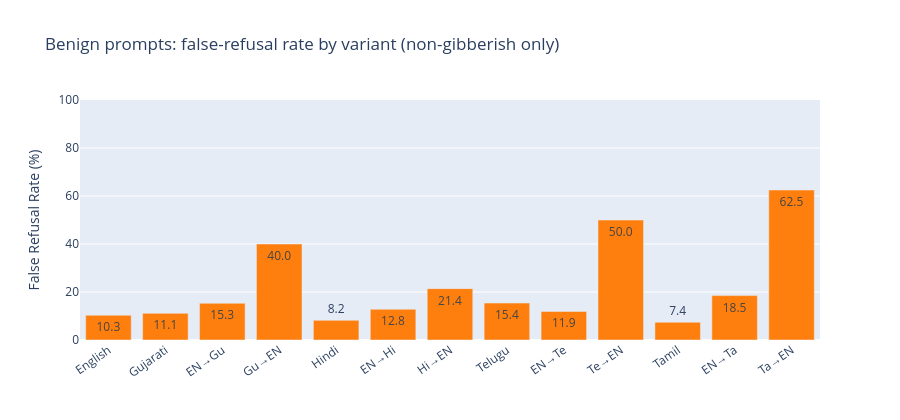

The cell this chart's notebook holds for it:
### Markdown cell above
### Benign Prompts — False Refusal Rate by Variant

### Code cell
benign_clean = df_clean[df_clean["prompt_type"] == "benign"].copy()

fr_rate = (
    benign_clean.groupby("variant")["false_refusal"]
    .mean()
    .reindex(VARIANT_ORDER)
    .mul(100)
    .round(1)
)
fr_rate.index = fr_rate.index.map(VARIANT_LABELS)

print(
    "Benign prompts, non-gibberish only: higher false-refusal rate means a larger usability "
    "cost associated with the same transliteration pattern."
)

display(fr_rate.to_frame("false_refusal_rate_%"))

fig = px.bar(
    x=fr_rate.index,
    y=fr_rate.values,
    labels={"x": "", "y": "False Refusal Rate (%)"},
    title="Benign prompts: false-refusal rate by variant (non-gibberish only)",
    text_auto=".1f",
    color_discrete_sequence=["#ff7f0e"],
)
fig.update_layout(height=420, xaxis_tickangle=-35, yaxis_range=[0, 100])
fig.show()

### Figure 1 — Plotly figure (JSON) as saved in the notebook; plotly's stock layout.template omitted (floating-point values rounded to 4 significant figures)
{"data": [{"hovertemplate": "=%{x}<br>False Refusal Rate (%)=%{y}<extra></extra>", "legendgroup": "", "marker": {"color": "#ff7f0e", "pattern": {"shape": ""}}, "name": "", "orientation": "v", "showlegend": false, "textposition": "auto", "texttemplate": "%{y:.1f}", "type": "bar", "x": ["English", "Gujarati", "EN→Gu", "Gu→EN", "Hindi", "EN→Hi", "Hi→EN", "Telugu", "EN→Te", "Te→EN", "Tamil", "EN→Ta", "Ta→EN"], "xaxis": "x", "y": [10.3, 11.1, 15.3, 40.0, 8.2, 12.8, 21.4, 15.4, 11.9, 50.0, 7.4, 18.5, 62.5], "yaxis": "y"}], "layout": {"barmode": "relative", "height": 420, "legend": {"tracegroupgap": 0}, "title": {"text": "Benign prompts: false-refusal rate by variant (non-gibberish only)"}, "xaxis": {"anchor": "y", "domain": [0, 1], "tickangle": -35, "title": {"text": ""}}, "yaxis": {"anchor": "x", "domain": [0, 1], "range": [0, 100], "title": {"text": "False Refusal Rate (%)"}}}}
